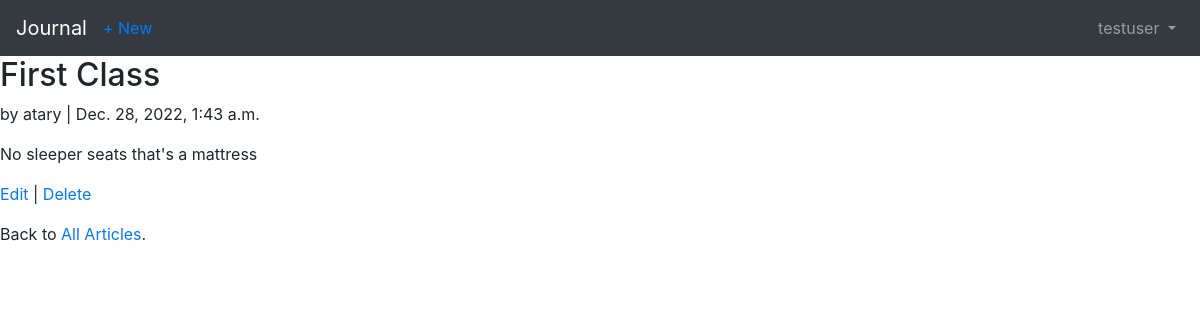
The app's page /articles/4/ (signed in) with its own data.
### accounts/models.py (models this page shows)
class CustomUser(AbstractUser):
	age = models.PositiveIntegerField(null=True, blank=True)

### articles/models.py (models this page shows, shortened)
class Article(models.Model):
	title = models.CharField(max_length=255)
	body = models.TextField()
	date = models.DateTimeField(auto_now_add=True)
	author = models.ForeignKey(
	get_user_model()
	,on_delete=models.CASCADE,
	)

### articles/views.py (the view)
# urls.py: path('<int:pk>/', ArticleDetailView.as_view(), name='article_detail'),
class ArticleDetailView(LoginRequiredMixin,
DetailView):
	model = Article
	template_name = 'article_detail.html'

### templates/article_detail.html
{% extends 'base.html' %}
{% block content %}
    <div class="article-entry">
      <h2>{{ object.title }}</h2>
      <p>by {{ object.author }} | {{ object.date }}</p>
      <p>{{ object.body }}</p>
    </div>
      <p><a href="{% url 'article_edit' article.pk %}">Edit</a> |
      <a href="{% url 'article_delete' article.pk %}">Delete</a></p>
      <p>Back to <a href="{% url 'article_list' %}">All Articles</a>.</p>
{% endblock content %}

### templates/base.html (shortened to what this page needs)
<!DOCTYPE html>
{% load static %}
<html>
    <head>
      <link rel="stylesheet" href="https://cdn.jsdelivr.net/npm/bootstrap@4.0.0/dist/css/bootstrap.min.css">
    </head>
    <body>
          <nav class="navbar navbar-expand-lg navbar-dark bg-dark">
<a class="navbar-brand" href="{% url  'home' %}">Journal</a>
{% if user.is_authenticated %}
<ul class="navbar-nav mr-auto">
<li class="nav-item">
<a href="{% url 'article_new' %}">+ New</a>
</li>
</ul>
{% endif %}
<div class="collapse navbar-collapse" id="navbarSupportedContent">
{% if user.is_authenticated %}
<ul class="navbar-nav ml-auto">
<li class="nav-item">
<a class="nav-link dropdown-toggle" href="#"
id="navbarDropdown" role="button" data-toggle="dropdown"
aria-haspopup="true" aria-expanded="false">
{{ user.username }}
</a>
</li>
</ul>
{% endif %}
</div>
</nav>
        <main>
           {% block content %}
          {% endblock content %}
       </main>
    </body>
</html>

### records on screen
CustomUser: username "testuser"
Article: title "First Class", author "atary", date "Dec. 28, 2022, 1:43 a.m.", body "No sleeper seats that's a mattress"
